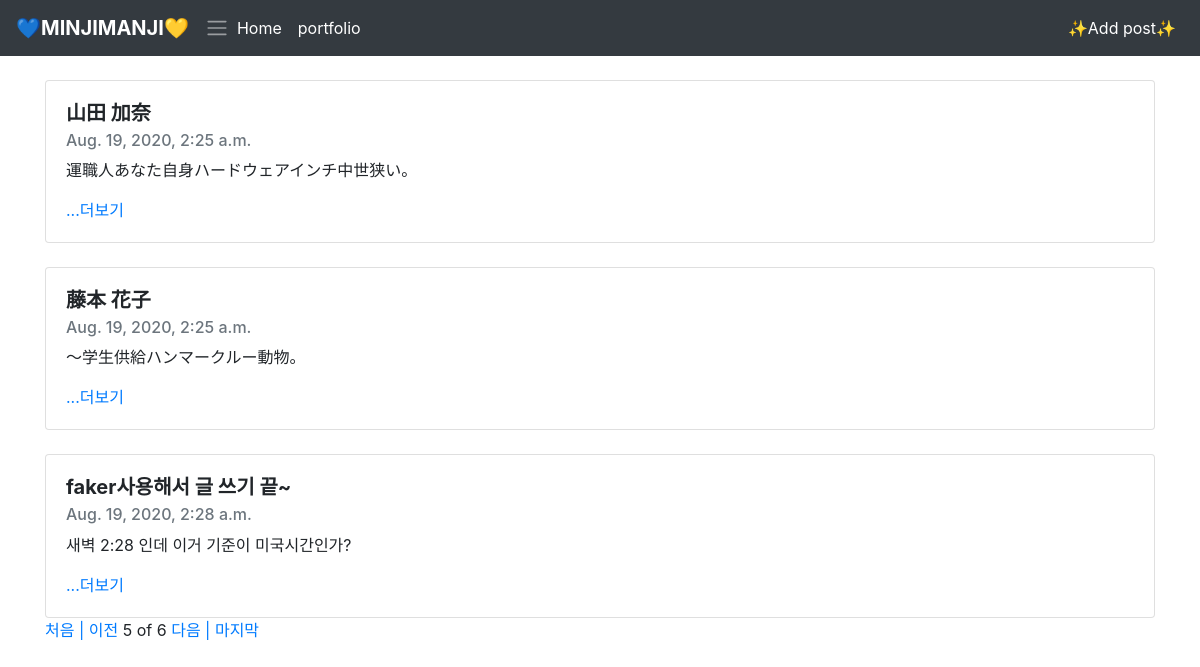
The app's page /?page=5 with its own data.
### blog/models.py (models this page shows, shortened)
class Post(models.Model):
    title = models.CharField(max_length=200)
    pub_date = models.DateTimeField('date published')
    body = models.TextField()
    def summary(self):
        return self.body[:100]

### blog/views.py (the view)
# urls.py: 2. Add a URL to urlpatterns:  path('', views.home, name='home')
def home(request):
    posts = Post.objects
    posts_list = Post.objects.all()
    paginator = Paginator(posts_list, 3)
    page = request.GET.get('page')
    posts_num = paginator.get_page(page)
    return render(request, 'home.html', {'posts':posts_num, 'blogs':posts})

### blog/templates/home.html (shortened to what this page needs)
<!DOCTYPE html>
<html lang="en">
<head>
    <link rel="stylesheet" href="//maxcdn.bootstrapcdn.com/bootstrap/4.1.1/css/bootstrap.min.css" id="bootstrap-css">
</head>
<body>
    <nav class="navbar navbar-icon-top navbar-expand-lg navbar-dark bg-dark">
        <a class="navbar-brand" href="#"><strong>💙MINJIMANJI💛</strong></a>
            <span class="navbar-toggler-icon"></span>
        <div class="collapse navbar-collapse" id="navbarSupportedContent">
            <ul class="navbar-nav mr-auto">
                <li class="nav-item active">
                    <a class="nav-link" href="#">
                        Home
                    </a>
                </li>
                <li class="nav-item active">
                    <a class="nav-link" href="{% url 'portfolio' %}">
                        portfolio
                    </a>
                </li>
            </ul>
            <ul class="navbar-nav">
                <li class="nav-item active">
                    <a class="nav-link" href="{% url 'new' %}">
                        ✨Add post✨
                    </a>
                </li>
            </ul>
        </div>
    </nav>
{% block content %}
    <div class="container">
        {% for post in posts %}
            <br>
            <div class="card">
                <div class="card-body">
                    <h5 class="card-title"><strong>{{ post.title }}</strong></h5>
                    <h6 class="card-subtitle mb-2 text-muted">{{ post.pub_date }}</h6>
                    <p class="card-text">{{ post.summary }}</p>
                    <a href = "{%url 'detail' post.id %}" id="card-link">...더보기</a>
                </div>
            </div>
        {% endfor %}
        {% if posts.has_previous %}
        <a href="?page=1"> 처음 | </a>
        <a href="?page={{posts.previous_page_number}}">이전</a>
        {%endif%}
        <span> {{ posts.number }}</span>
        <span> of </span>
        <span> {{ posts.paginator.num_pages }}</span>
        {%if posts.has_next%}
        <a href="?page={{posts.next_page_number}}"> 다음 | </a>
        <a href="?page={{posts.paginator.num_pages}}">마지막</a>
        {%endif%}
    </div>
{% endblock %}
<br>
</body>
</html>

### records on screen
Post: title "山田 加奈", pub_date "Aug. 19, 2020, 2:25 a.m.", summary "運職人あなた自身ハードウェアインチ中世狭い。"
Post: title "藤本 花子", pub_date "Aug. 19, 2020, 2:25 a.m.", summary "〜学生供給ハンマークルー動物。"
Post: title "faker사용해서 글 쓰기 끝~", pub_date "Aug. 19, 2020, 2:28 a.m.", summary "새벽 2:28 인데 이거 기준이 미국시간인가?"

### other values on screen
{{ posts.number }} "5"
{{ posts.paginator.num_pages }} "6"
